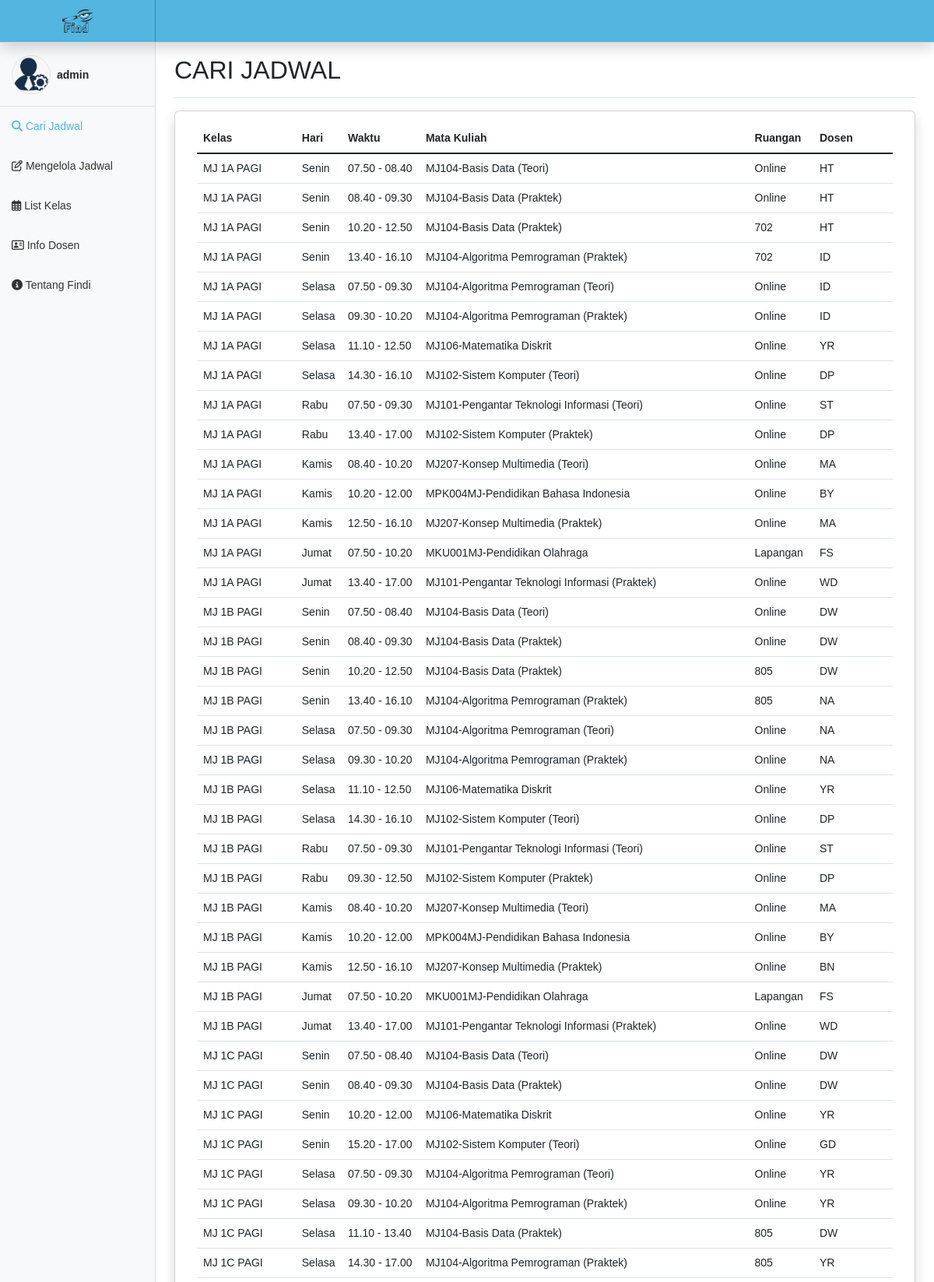
The app's page /index.php (signed in, upper part) with its own data.
### tables this page shows
CREATE TABLE `jadwalkuliah` (
  `id_jadwal` int(11) NOT NULL,
  `jam` varchar(20) NOT NULL,
  `mata_kuliah` varchar(100) NOT NULL,
  `hari` varchar(10) NOT NULL,
  `ruangan` varchar(10) NOT NULL,
  `dosen` varchar(255) NOT NULL,
  `kelas` varchar(255) NOT NULL
);

### index.php (the view, shortened to what this page needs)
<?php
require_once 'koneksi.php';
$result = mysqli_query($conn, "SELECT * FROM jadwalkuliah");
include_once 'template/header.php';
include_once 'template/navbar.php';
?>
<div class="row">
    <main class="col-md-9 ms-sm-auto col-lg-10 px-md-4">
        <div class="d-flex flex-wrap flex-md-nowrap align-items-center pt-3 pb-2 mb-3 border-bottom">
            <h1 class="h2" id="headercarijadwal">CARI JADWAL</h1>
        </div>
        <div class="card shadow">
            <div class="card-body">
                <div class="container-fluid table-responsive">
                    <table id="mengelolajadwal" class="table tables-sm align-middle table-hover">
                        <thead>
                            <tr>
                                <th scope="col">Kelas</th>
                                <th scope="col">Hari</th>
                                <th scope="col">Waktu</th>
                                <th scope="col">Mata Kuliah</th>
                                <th scope="col">Ruangan</th>
                                <th scope="col">Dosen</th>
                            </tr>
                        </thead>
                        <tbody class="table table-group-divider">
                            <?php while ($row = mysqli_fetch_assoc($result)) : ?>
                                <tr>
                                    <td><?php echo $row['kelas']; ?></td>
                                    <td><?php echo $row['hari']; ?></td>
                                    <td><?php echo $row['jam']; ?></td>
                                    <td><?php echo $row['mata_kuliah']; ?></td>
                                    <td><?php echo $row['ruangan']; ?></td>
                                    <td><?php echo $row['dosen']; ?></td>
                                </tr>
                            <?php endwhile; ?>
                        </tbody>
                    </table>
                </div>
            </div>
        </div>
    </main>
</div>
</div>
<?php include_once 'template/footer.php'; ?>

### css/dashboard.css (style rules this page uses)
body { font-size: 0.875rem; padding: 0; margin: 0; }
* { margin: 0; padding: 0; box-sizing: border-box; font-family: "Poppins", sans-serif; }

### records on screen
jadwalkuliah: kelas "MJ 1A PAGI", hari "Senin", jam "07.50 - 08.40", mata_kuliah "MJ104-Basis Data (Teori)", ruangan "Online", dosen "HT"
jadwalkuliah: kelas "MJ 1A PAGI", hari "Senin", jam "08.40 - 09.30", mata_kuliah "MJ104-Basis Data (Praktek)", ruangan "Online", dosen "HT"
jadwalkuliah: kelas "MJ 1A PAGI", hari "Senin", jam "10.20 - 12.50", mata_kuliah "MJ104-Basis Data (Praktek)", ruangan "702", dosen "HT"
jadwalkuliah: kelas "MJ 1A PAGI", hari "Senin", jam "13.40 - 16.10", mata_kuliah "MJ104-Algoritma Pemrograman (Praktek)", ruangan "702", dosen "ID"
jadwalkuliah: kelas "MJ 1A PAGI", hari "Selasa", jam "07.50 - 09.30", mata_kuliah "MJ104-Algoritma Pemrograman (Teori)", ruangan "Online", dosen "ID"
jadwalkuliah: kelas "MJ 1A PAGI", hari "Selasa", jam "09.30 - 10.20", mata_kuliah "MJ104-Algoritma Pemrograman (Praktek)", ruangan "Online", dosen "ID"
jadwalkuliah: kelas "MJ 1A PAGI", hari "Selasa", jam "11.10 - 12.50", mata_kuliah "MJ106-Matematika Diskrit", ruangan "Online", dosen "YR"
jadwalkuliah: kelas "MJ 1A PAGI", hari "Selasa", jam "14.30 - 16.10", mata_kuliah "MJ102-Sistem Komputer (Teori)", ruangan "Online", dosen "DP"
jadwalkuliah: kelas "MJ 1A PAGI", hari "Rabu", jam "07.50 - 09.30", mata_kuliah "MJ101-Pengantar Teknologi Informasi (Teori)", ruangan "Online", dosen "ST"
jadwalkuliah: kelas "MJ 1A PAGI", hari "Rabu", jam "13.40 - 17.00", mata_kuliah "MJ102-Sistem Komputer (Praktek)", ruangan "Online", dosen "DP"
jadwalkuliah: kelas "MJ 1A PAGI", hari "Kamis", jam "08.40 - 10.20", mata_kuliah "MJ207-Konsep Multimedia (Teori)", ruangan "Online", dosen "MA"
jadwalkuliah: kelas "MJ 1A PAGI", hari "Kamis", jam "10.20 - 12.00", mata_kuliah "MPK004MJ-Pendidikan Bahasa Indonesia", ruangan "Online", dosen "BY"
jadwalkuliah: kelas "MJ 1A PAGI", hari "Kamis", jam "12.50 - 16.10", mata_kuliah "MJ207-Konsep Multimedia (Praktek)", ruangan "Online", dosen "MA"
jadwalkuliah: kelas "MJ 1A PAGI", hari "Jumat", jam "07.50 - 10.20", mata_kuliah "MKU001MJ-Pendidikan Olahraga", ruangan "Lapangan", dosen "FS"
jadwalkuliah: kelas "MJ 1A PAGI", hari "Jumat", jam "13.40 - 17.00", mata_kuliah "MJ101-Pengantar Teknologi Informasi (Praktek)", ruangan "Online", dosen "WD"
jadwalkuliah: kelas "MJ 1B PAGI", hari "Senin", jam "07.50 - 08.40", mata_kuliah "MJ104-Basis Data (Teori)", ruangan "Online", dosen "DW"
jadwalkuliah: kelas "MJ 1B PAGI", hari "Senin", jam "08.40 - 09.30", mata_kuliah "MJ104-Basis Data (Praktek)", ruangan "Online", dosen "DW"
jadwalkuliah: kelas "MJ 1B PAGI", hari "Senin", jam "10.20 - 12.50", mata_kuliah "MJ104-Basis Data (Praktek)", ruangan "805", dosen "DW"
jadwalkuliah: kelas "MJ 1B PAGI", hari "Senin", jam "13.40 - 16.10", mata_kuliah "MJ104-Algoritma Pemrograman (Praktek)", ruangan "805", dosen "NA"
jadwalkuliah: kelas "MJ 1B PAGI", hari "Selasa", jam "07.50 - 09.30", mata_kuliah "MJ104-Algoritma Pemrograman (Teori)", ruangan "Online", dosen "NA"
jadwalkuliah: kelas "MJ 1B PAGI", hari "Selasa", jam "09.30 - 10.20", mata_kuliah "MJ104-Algoritma Pemrograman (Praktek)", ruangan "Online", dosen "NA"
jadwalkuliah: kelas "MJ 1B PAGI", hari "Selasa", jam "11.10 - 12.50", mata_kuliah "MJ106-Matematika Diskrit", ruangan "Online", dosen "YR"
jadwalkuliah: kelas "MJ 1B PAGI", hari "Selasa", jam "14.30 - 16.10", mata_kuliah "MJ102-Sistem Komputer (Teori)", ruangan "Online", dosen "DP"
jadwalkuliah: kelas "MJ 1B PAGI", hari "Rabu", jam "07.50 - 09.30", mata_kuliah "MJ101-Pengantar Teknologi Informasi (Teori)", ruangan "Online", dosen "ST"
jadwalkuliah: kelas "MJ 1B PAGI", hari "Rabu", jam "09.30 - 12.50", mata_kuliah "MJ102-Sistem Komputer (Praktek)", ruangan "Online", dosen "DP"
jadwalkuliah: kelas "MJ 1B PAGI", hari "Kamis", jam "08.40 - 10.20", mata_kuliah "MJ207-Konsep Multimedia (Teori)", ruangan "Online", dosen "MA"
jadwalkuliah: kelas "MJ 1B PAGI", hari "Kamis", jam "10.20 - 12.00", mata_kuliah "MPK004MJ-Pendidikan Bahasa Indonesia", ruangan "Online", dosen "BY"
jadwalkuliah: kelas "MJ 1B PAGI", hari "Kamis", jam "12.50 - 16.10", mata_kuliah "MJ207-Konsep Multimedia (Praktek)", ruangan "Online", dosen "BN"
jadwalkuliah: kelas "MJ 1B PAGI", hari "Jumat", jam "07.50 - 10.20", mata_kuliah "MKU001MJ-Pendidikan Olahraga", ruangan "Lapangan", dosen "FS"
jadwalkuliah: kelas "MJ 1B PAGI", hari "Jumat", jam "13.40 - 17.00", mata_kuliah "MJ101-Pengantar Teknologi Informasi (Praktek)", ruangan "Online", dosen "WD"
jadwalkuliah: kelas "MJ 1C PAGI", hari "Senin", jam "07.50 - 08.40", mata_kuliah "MJ104-Basis Data (Teori)", ruangan "Online", dosen "DW"
jadwalkuliah: kelas "MJ 1C PAGI", hari "Senin", jam "08.40 - 09.30", mata_kuliah "MJ104-Basis Data (Praktek)", ruangan "Online", dosen "DW"
jadwalkuliah: kelas "MJ 1C PAGI", hari "Senin", jam "10.20 - 12.00", mata_kuliah "MJ106-Matematika Diskrit", ruangan "Online", dosen "YR"
jadwalkuliah: kelas "MJ 1C PAGI", hari "Senin", jam "15.20 - 17.00", mata_kuliah "MJ102-Sistem Komputer (Teori)", ruangan "Online", dosen "GD"
jadwalkuliah: kelas "MJ 1C PAGI", hari "Selasa", jam "07.50 - 09.30", mata_kuliah "MJ104-Algoritma Pemrograman (Teori)", ruangan "Online", dosen "YR"
jadwalkuliah: kelas "MJ 1C PAGI", hari "Selasa", jam "09.30 - 10.20", mata_kuliah "MJ104-Algoritma Pemrograman (Praktek)", ruangan "Online", dosen "YR"
jadwalkuliah: kelas "MJ 1C PAGI", hari "Selasa", jam "11.10 - 13.40", mata_kuliah "MJ104-Basis Data (Praktek)", ruangan "805", dosen "DW"
jadwalkuliah: kelas "MJ 1C PAGI", hari "Selasa", jam "14.30 - 17.00", mata_kuliah "MJ104-Algoritma Pemrograman (Praktek)", ruangan "805", dosen "YR"

### other values on screen
$_SESSION['username'] "admin"
